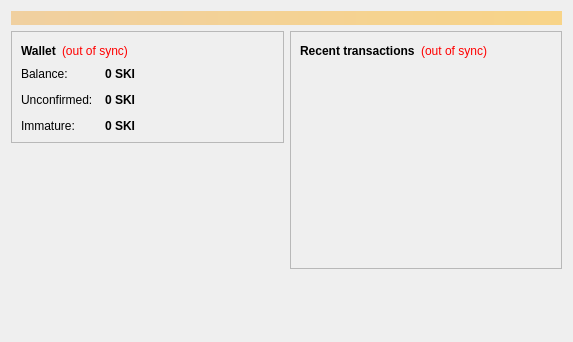
<?xml version="1.0" encoding="UTF-8"?>
<ui version="4.0">
 <class>OverviewPage</class>
 <widget class="QWidget" name="OverviewPage">
  <property name="geometry">
   <rect>
    <x>0</x>
    <y>0</y>
    <width>573</width>
    <height>342</height>
   </rect>
  </property>
  <property name="windowTitle">
   <string>Form</string>
  </property>
  <layout class="QVBoxLayout" name="topLayout">
   <item>
    <widget class="QLabel" name="labelAlerts">
     <property name="visible">
      <bool>false</bool>
     </property>
     <property name="styleSheet">
      <string notr="true">background-color: qlineargradient(x1: 0, y1: 0, x2: 1, y2: 0, stop:0 #F0D0A0, stop:1 #F8D488); color:#000000;</string>
     </property>
     <property name="wordWrap">
      <bool>true</bool>
     </property>
     <property name="margin">
      <number>3</number>
     </property>
    </widget>
   </item>
   <item>
    <layout class="QHBoxLayout" name="horizontalLayout" stretch="1,1">
     <item>
      <layout class="QVBoxLayout" name="verticalLayout_2">
       <item>
        <widget class="QFrame" name="frame">
         <property name="frameShape">
          <enum>QFrame::StyledPanel</enum>
         </property>
         <property name="frameShadow">
          <enum>QFrame::Raised</enum>
         </property>
         <layout class="QVBoxLayout" name="verticalLayout_4">
          <item>
           <layout class="QHBoxLayout" name="horizontalLayout_4">
            <item>
             <widget class="QLabel" name="label_5">
              <property name="font">
               <font>
                <weight>75</weight>
                <bold>true</bold>
               </font>
              </property>
              <property name="text">
               <string>Wallet</string>
              </property>
             </widget>
            </item>
            <item>
             <widget class="QLabel" name="labelWalletStatus">
              <property name="toolTip">
               <string>The displayed information may be out of date. Your wallet automatically synchronizes with the Skicoin network after a connection is established, but this process has not completed yet.</string>
              </property>
              <property name="styleSheet">
               <string notr="true">QLabel { color: red; }</string>
              </property>
              <property name="text">
               <string notr="true">(out of sync)</string>
              </property>
              <property name="alignment">
               <set>Qt::AlignLeading|Qt::AlignLeft|Qt::AlignVCenter</set>
              </property>
             </widget>
            </item>
            <item>
             <spacer name="horizontalSpacer_2">
              <property name="orientation">
               <enum>Qt::Horizontal</enum>
              </property>
              <property name="sizeHint" stdset="0">
               <size>
                <width>40</width>
                <height>20</height>
               </size>
              </property>
             </spacer>
            </item>
           </layout>
          </item>
          <item>
           <layout class="QFormLayout" name="formLayout_2">
            <property name="fieldGrowthPolicy">
             <enum>QFormLayout::AllNonFixedFieldsGrow</enum>
            </property>
            <property name="horizontalSpacing">
             <number>12</number>
            </property>
            <property name="verticalSpacing">
             <number>12</number>
            </property>
            <item row="0" column="0">
             <widget class="QLabel" name="label">
              <property name="text">
               <string>Balance:</string>
              </property>
             </widget>
            </item>
            <item row="0" column="1">
             <widget class="QLabel" name="labelBalance">
              <property name="font">
               <font>
                <weight>75</weight>
                <bold>true</bold>
               </font>
              </property>
              <property name="cursor">
               <cursorShape>IBeamCursor</cursorShape>
              </property>
              <property name="toolTip">
               <string>Your current balance</string>
              </property>
              <property name="text">
               <string notr="true">0 SKI</string>
              </property>
              <property name="textInteractionFlags">
               <set>Qt::LinksAccessibleByMouse|Qt::TextSelectableByKeyboard|Qt::TextSelectableByMouse</set>
              </property>
             </widget>
            </item>
            <item row="1" column="0">
             <widget class="QLabel" name="label_3">
              <property name="text">
               <string>Unconfirmed:</string>
              </property>
             </widget>
            </item>
            <item row="1" column="1">
             <widget class="QLabel" name="labelUnconfirmed">
              <property name="font">
               <font>
                <weight>75</weight>
                <bold>true</bold>
               </font>
              </property>
              <property name="cursor">
               <cursorShape>IBeamCursor</cursorShape>
              </property>
              <property name="toolTip">
               <string>Total of transactions that have yet to be confirmed, and do not yet count toward the current balance</string>
              </property>
              <property name="text">
               <string notr="true">0 SKI</string>
              </property>
              <property name="textInteractionFlags">
               <set>Qt::LinksAccessibleByMouse|Qt::TextSelectableByKeyboard|Qt::TextSelectableByMouse</set>
              </property>
             </widget>
            </item>
            <item row="2" column="0">
             <widget class="QLabel" name="labelImmatureText">
              <property name="text">
               <string>Immature:</string>
              </property>
             </widget>
            </item>
            <item row="2" column="1">
             <widget class="QLabel" name="labelImmature">
              <property name="font">
               <font>
                <weight>75</weight>
                <bold>true</bold>
               </font>
              </property>
              <property name="toolTip">
               <string>Mined balance that has not yet matured</string>
              </property>
              <property name="text">
               <string notr="true">0 SKI</string>
              </property>
              <property name="textInteractionFlags">
               <set>Qt::LinksAccessibleByMouse|Qt::TextSelectableByKeyboard|Qt::TextSelectableByMouse</set>
              </property>
             </widget>
            </item>
           </layout>
          </item>
         </layout>
        </widget>
       </item>
       <item>
        <spacer name="verticalSpacer">
         <property name="orientation">
          <enum>Qt::Vertical</enum>
         </property>
         <property name="sizeHint" stdset="0">
          <size>
           <width>20</width>
           <height>40</height>
          </size>
         </property>
        </spacer>
       </item>
      </layout>
     </item>
     <item>
      <layout class="QVBoxLayout" name="verticalLayout_3">
       <item>
        <widget class="QFrame" name="frame_2">
         <property name="frameShape">
          <enum>QFrame::StyledPanel</enum>
         </property>
         <property name="frameShadow">
          <enum>QFrame::Raised</enum>
         </property>
         <layout class="QVBoxLayout" name="verticalLayout">
          <item>
           <layout class="QHBoxLayout" name="horizontalLayout_2">
            <item>
             <widget class="QLabel" name="label_4">
              <property name="text">
               <string>&lt;b&gt;Recent transactions&lt;/b&gt;</string>
              </property>
             </widget>
            </item>
            <item>
             <widget class="QLabel" name="labelTransactionsStatus">
              <property name="toolTip">
               <string>The displayed information may be out of date. Your wallet automatically synchronizes with the Skicoin network after a connection is established, but this process has not completed yet.</string>
              </property>
              <property name="styleSheet">
               <string notr="true">QLabel { color: red; }</string>
              </property>
              <property name="text">
               <string notr="true">(out of sync)</string>
              </property>
              <property name="alignment">
               <set>Qt::AlignRight|Qt::AlignTrailing|Qt::AlignVCenter</set>
              </property>
             </widget>
            </item>
            <item>
             <spacer name="horizontalSpacer">
              <property name="orientation">
               <enum>Qt::Horizontal</enum>
              </property>
              <property name="sizeHint" stdset="0">
               <size>
                <width>40</width>
                <height>20</height>
               </size>
              </property>
             </spacer>
            </item>
           </layout>
          </item>
          <item>
           <widget class="QListView" name="listTransactions">
            <property name="styleSheet">
             <string notr="true">QListView { background: transparent; }</string>
            </property>
            <property name="frameShape">
             <enum>QFrame::NoFrame</enum>
            </property>
            <property name="verticalScrollBarPolicy">
             <enum>Qt::ScrollBarAlwaysOff</enum>
            </property>
            <property name="horizontalScrollBarPolicy">
             <enum>Qt::ScrollBarAlwaysOff</enum>
            </property>
            <property name="selectionMode">
             <enum>QAbstractItemView::NoSelection</enum>
            </property>
           </widget>
          </item>
         </layout>
        </widget>
       </item>
       <item>
        <spacer name="verticalSpacer_2">
         <property name="orientation">
          <enum>Qt::Vertical</enum>
         </property>
         <property name="sizeHint" stdset="0">
          <size>
           <width>20</width>
           <height>40</height>
          </size>
         </property>
        </spacer>
       </item>
      </layout>
     </item>
    </layout>
   </item>
  </layout>
 </widget>
 <resources/>
 <connections/>
</ui>
